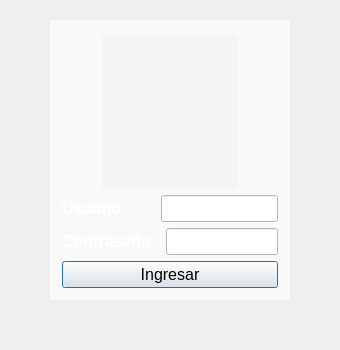
<?xml version="1.0" encoding="UTF-8"?>
<ui version="4.0">
 <class>Login</class>
 <widget class="QDialog" name="Login">
  <property name="geometry">
   <rect>
    <x>0</x>
    <y>0</y>
    <width>340</width>
    <height>350</height>
   </rect>
  </property>
  <property name="minimumSize">
   <size>
    <width>340</width>
    <height>350</height>
   </size>
  </property>
  <property name="maximumSize">
   <size>
    <width>340</width>
    <height>350</height>
   </size>
  </property>
  <property name="font">
   <font>
    <pointsize>10</pointsize>
    <italic>true</italic>
   </font>
  </property>
  <property name="windowTitle">
   <string>Dialog</string>
  </property>
  <property name="windowIcon">
   <iconset theme="QIcon::ThemeIcon::ContactNew"/>
  </property>
  <property name="windowOpacity">
   <double>0.900000000000000</double>
  </property>
  <property name="styleSheet">
   <string notr="true">#login{
	image: url(:/Imagenes/Recursos/fondo1.jpg) 0 0 0 0 stretch stretch;
}
/*background-color: rgba(0, 0, 0, .1);*/</string>
  </property>
  <layout class="QVBoxLayout" name="verticalLayout">
   <property name="leftMargin">
    <number>50</number>
   </property>
   <property name="topMargin">
    <number>20</number>
   </property>
   <property name="rightMargin">
    <number>50</number>
   </property>
   <property name="bottomMargin">
    <number>50</number>
   </property>
   <item>
    <widget class="QGroupBox" name="groupBox">
     <property name="styleSheet">
      <string notr="true">#groupBox{
   border: none;
	background-color: rgba(250, 250, 250, 220);
}</string>
     </property>
     <property name="title">
      <string/>
     </property>
     <layout class="QVBoxLayout" name="verticalLayout_2" stretch="4,1,1,1">
      <item>
       <layout class="QVBoxLayout" name="verticalLayout_3">
        <property name="leftMargin">
         <number>40</number>
        </property>
        <property name="rightMargin">
         <number>40</number>
        </property>
        <item>
         <widget class="QLabel" name="imageLogin">
          <property name="sizePolicy">
           <sizepolicy hsizetype="Preferred" vsizetype="Expanding">
            <horstretch>0</horstretch>
            <verstretch>0</verstretch>
           </sizepolicy>
          </property>
          <property name="styleSheet">
           <string notr="true">#imageLogin{
	background-color: rgb(245, 245, 245);
    border-radius: 70px;
}</string>
          </property>
          <property name="frameShadow">
           <enum>QFrame::Shadow::Sunken</enum>
          </property>
          <property name="text">
           <string/>
          </property>
          <property name="textFormat">
           <enum>Qt::TextFormat::MarkdownText</enum>
          </property>
          <property name="scaledContents">
           <bool>true</bool>
          </property>
          <property name="indent">
           <number>0</number>
          </property>
          <property name="textInteractionFlags">
           <set>Qt::TextInteractionFlag::NoTextInteraction</set>
          </property>
         </widget>
        </item>
       </layout>
      </item>
      <item>
       <layout class="QHBoxLayout" name="horizontalLayout" stretch="4,5">
        <item>
         <widget class="QLabel" name="label">
          <property name="font">
           <font>
            <pointsize>12</pointsize>
            <italic>false</italic>
            <bold>true</bold>
           </font>
          </property>
          <property name="styleSheet">
           <string notr="true">color: rgb(255, 255, 255);</string>
          </property>
          <property name="text">
           <string>Usuario: </string>
          </property>
         </widget>
        </item>
        <item>
         <widget class="QLineEdit" name="inUser">
          <property name="font">
           <font>
            <pointsize>12</pointsize>
            <italic>false</italic>
           </font>
          </property>
          <property name="mouseTracking">
           <bool>false</bool>
          </property>
          <property name="styleSheet">
           <string notr="true">background-color: rgb(255, 255, 255);
</string>
          </property>
          <property name="inputMask">
           <string/>
          </property>
          <property name="echoMode">
           <enum>QLineEdit::EchoMode::Normal</enum>
          </property>
          <property name="placeholderText">
           <string notr="true"/>
          </property>
          <property name="cursorMoveStyle">
           <enum>Qt::CursorMoveStyle::VisualMoveStyle</enum>
          </property>
          <property name="clearButtonEnabled">
           <bool>true</bool>
          </property>
         </widget>
        </item>
       </layout>
      </item>
      <item>
       <layout class="QHBoxLayout" name="horizontalLayout_2" stretch="4,5">
        <item>
         <widget class="QLabel" name="label_2">
          <property name="font">
           <font>
            <pointsize>12</pointsize>
            <italic>false</italic>
            <bold>true</bold>
           </font>
          </property>
          <property name="styleSheet">
           <string notr="true">color: rgb(255, 255, 255);</string>
          </property>
          <property name="text">
           <string>Contraseña: </string>
          </property>
         </widget>
        </item>
        <item>
         <widget class="QLineEdit" name="inPsw">
          <property name="font">
           <font>
            <pointsize>12</pointsize>
            <italic>false</italic>
           </font>
          </property>
          <property name="mouseTracking">
           <bool>false</bool>
          </property>
          <property name="styleSheet">
           <string notr="true">background-color: rgb(255, 255, 255);</string>
          </property>
          <property name="inputMask">
           <string/>
          </property>
          <property name="text">
           <string/>
          </property>
          <property name="frame">
           <bool>true</bool>
          </property>
          <property name="echoMode">
           <enum>QLineEdit::EchoMode::Password</enum>
          </property>
          <property name="cursorPosition">
           <number>0</number>
          </property>
          <property name="dragEnabled">
           <bool>true</bool>
          </property>
          <property name="placeholderText">
           <string/>
          </property>
          <property name="cursorMoveStyle">
           <enum>Qt::CursorMoveStyle::VisualMoveStyle</enum>
          </property>
          <property name="clearButtonEnabled">
           <bool>true</bool>
          </property>
         </widget>
        </item>
       </layout>
      </item>
      <item>
       <widget class="QPushButton" name="btnIngresar">
        <property name="font">
         <font>
          <pointsize>12</pointsize>
         </font>
        </property>
        <property name="layoutDirection">
         <enum>Qt::LayoutDirection::LeftToRight</enum>
        </property>
        <property name="styleSheet">
         <string notr="true"/>
        </property>
        <property name="text">
         <string>Ingresar</string>
        </property>
        <property name="icon">
         <iconset theme="QIcon::ThemeIcon::DocumentSend"/>
        </property>
        <property name="default">
         <bool>false</bool>
        </property>
        <property name="flat">
         <bool>false</bool>
        </property>
       </widget>
      </item>
     </layout>
    </widget>
   </item>
  </layout>
 </widget>
 <resources/>
 <connections/>
</ui>
